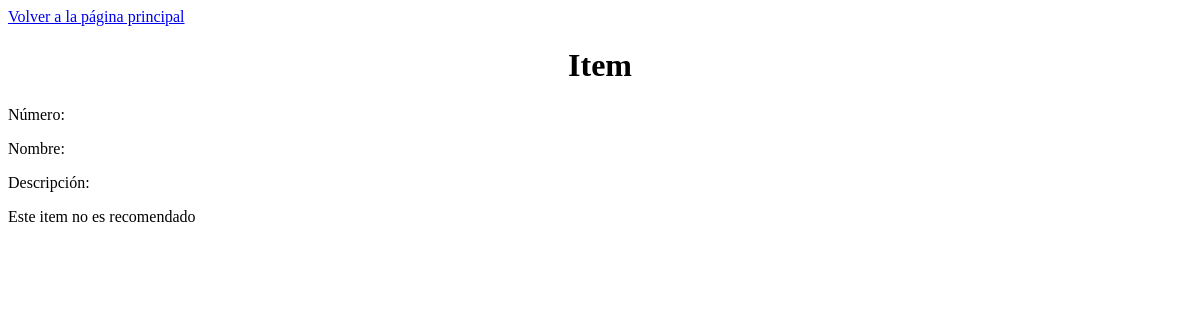
/item/5, run on an earlier commit of the app's database.
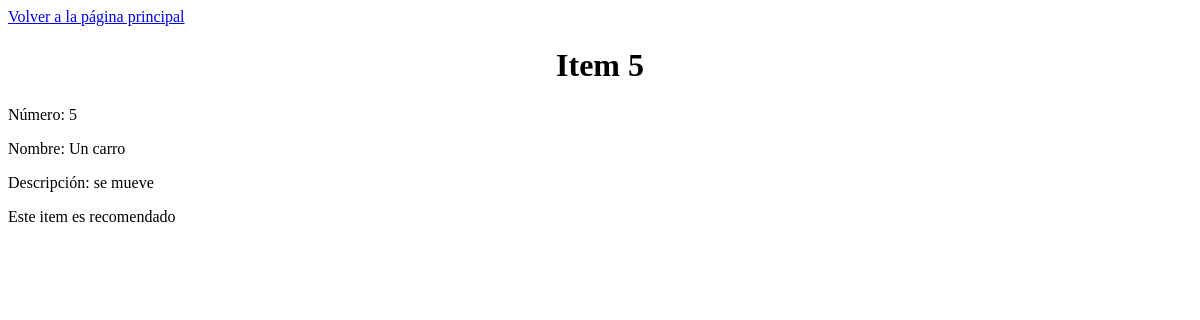
And on a later commit of the database.
### modelos.py (models this page shows)
class Item(Base):
    __tablename__  = "items"
    id = Column(Integer, primary_key=True)
    nombre = Column(String, index=True)
    descripcion = Column(String, index=True)
    recomendado = Column(Boolean, index=True)

### main.py (the view)
@app.get('/item/{id}', response_model=schemas.Item)
async def encontrar_item(request: Request, id : int, bd: Session = Depends(get_bd)):
    item = crud.buscar_item(bd, id)
    return templates.TemplateResponse(
        request=request, name='unico.html', context={'item': item}
    )

### templates/unico.html (shortened to what this page needs)
<!DOCTYPE html>
<html lang="en">
<head>
    <link rel="stylesheet" href="{{ url_for('static', path='../static/styles.css') }}">
</head>
<body>
    <a href="/items">Volver a la página principal</a>
    <h1>Item {{ item.id }}</h1>
    <p>Número: {{ item.id }}</p>
    <p>Nombre: {{ item.nombre }}</p>
    <p>Descripción: {{ item.descripcion }}</p>
    {% if item.recomendado %}
    <p>Este item es recomendado</p>
    {% else %}
    <p>Este item no es recomendado</p>
    {% endif %}
</body>
</html>

### static/styles.css (style rules this page uses)
h1 { text-align: center; }

What changed in the data, as far as the page shows it:
added Item: id "5", nombre "Un carro", descripcion "se mueve"
Also different on the page:
text no longer shown: "Este item no es recomendado"
text now shown: "Este item es recomendado"
